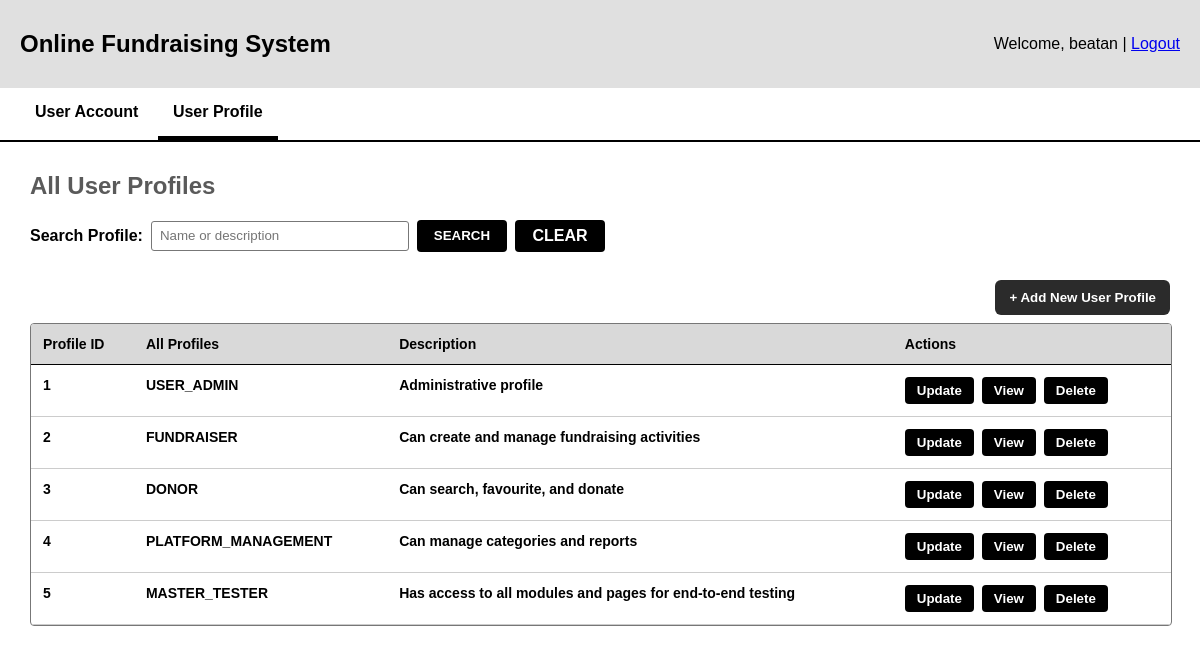
The app's page /profiles (signed in) with its own data.
### tables this page shows
CREATE TABLE user_profile (
    profile_id INTEGER PRIMARY KEY ,
    profile_name TEXT NOT NULL UNIQUE,
    profile_desc TEXT NOT NULL
);

### boundary/user_profile_routes.py (the view)
@user_profile_bp.route("/profiles")
@roles_required(USER_ADMIN)
def list_profiles():
    search_term = request.args.get("search", "")
    if "search" in request.args:
        if search_term.strip():
            controller = search_user_profile_controller()
            profiles = controller.searchProfiles(search_term)
        else:
            flash("Profile name or description needs to be provided.", "error")
            controller = view_user_profile_controller()
            profiles = controller.viewUserProfile()
    else:
        controller = view_user_profile_controller()
        profiles = controller.viewUserProfile()
    return render_template(
        "profiles/list_profiles.html",
        profiles = profiles,
        search_term = search_term
    )

### boundary/access_control.py (called while the page is built)
def roles_required(*allowed_profile_ids):
    def decorator(view_function):
        @wraps(view_function)
        def wrapped_view(*args, **kwargs):
            if not session.get("account_id"):
                flash("Please log in to continue.", "error")
                return redirect(url_for("auth.login"))
            profile_id = session.get("profile_id")
            if profile_id == MASTER_TESTER:
                return view_function(*args, **kwargs)
            if profile_id not in allowed_profile_ids:
                flash("You do not have permission to access this page.", "error")
                return redirect(url_for("home"))
            return view_function(*args, **kwargs)
        return wrapped_view
    return decorator

### control/view_user_profile_controller.py (called while the page is built)
    def viewUserProfile(self) -> List["UserProfile"]:
        return UserProfile.getAllProfiles()

### db.py (called while the page is built)
def get_connection():
    connection = sqlite3.connect(DB_PATH) #open database
    connection.row_factory = sqlite3.Row #Enable access to columns using name
    connection.execute("PRAGMA foreign_keys = ON") #enforce foreign keys
    return connection

### entity/user_profile.py (called while the page is built)
    @classmethod
    def fromRow(cls, row) -> "UserProfile":
        return cls(
            profileId = row["profile_id"],
            profileName = row["profile_name"],
            profileDescription= row["profile_desc"]
        )

    @classmethod
    def getAllProfiles(cls) -> List["UserProfile"]:
        connection = get_connection()
        cursor = connection.execute(
            """
            SELECT profile_id, profile_name, profile_desc
            FROM user_profile
            ORDER BY profile_id
            """
        )
        rows = cursor.fetchall()
        connection.close()
        return [cls.fromRow(row) for row in rows]

### templates/profiles/list_profiles.html (shortened to what this page needs)
<!DOCTYPE html>
<html>
<head>
</head>
<body>
    <div class="header">
        <h2>Online Fundraising System</h2>
        <div>Welcome, {{ session.get('user_name', 'Guest') }} | <a href="{{ url_for('auth.logout') }}">Logout</a></div>
    </div>
    <nav>
        <a href="{{ url_for('user_account.list_accounts') }}">User Account</a>
        <a href="{{ url_for('user_profile.list_profiles') }}" class="active">User Profile</a>
    </nav>
    <div class="main">
        <h2>All User Profiles</h2>
        <div class="search-row">
            <form method="get" action="{{ url_for('user_profile.list_profiles') }}">
                <label for="search">Search Profile:</label>
                <input
                    type="text"
                    id="search"
                    name="search"
                    placeholder="Name or description"
                    value="{{ search_term }}"
                >
                <button class="search-btn" type="submit">SEARCH</button>
                <a class="search-btn" href="{{ url_for('user_profile.list_profiles') }}">CLEAR</a>
            </form>
        </div>
        <div class="table-actions">
            <button class="add-btn" type="button" onclick="openCreateProfileModal()">+ Add New User Profile</button>
        </div>
        <div class="table-box">
            <table>
                <thead>
                    <tr>
                        <th>Profile ID</th>
                        <th>All Profiles</th>
                        <th>Description</th>
                        <th>Actions</th>
                    </tr>
                </thead>
                <tbody>
                    {% if profiles %}
                        {% for profile in profiles %}
                            <tr>
                                <td>{{ profile.profileId }}</td>
                                <td>{{ profile.profileName }}</td>
                                <td>{{ profile.profileDescription }}</td>
                                <td>
                                    <button
                                        class="action-btn"
                                        type="button"
                                        onclick='openUpdateProfileModal(
                                            {{ profile.profileId|tojson }},
                                            {{ profile.profileName|tojson }},
                                            {{ profile.profileDescription|tojson }}
                                        )'
                                    >Update</button>
                                    <button
                                        class="action-btn"
                                        type="button"
                                        onclick='openViewProfileModal(
                                            {{ profile.profileId|tojson }},
                                            {{ profile.profileName|tojson }},
                                            {{ profile.profileDescription|tojson }}
                                        )'
                                    >View</button>
                                    <button
                                        class="action-btn"
                                        type="button"
                                        onclick='openDeleteProfileModal({{ profile.profileId|tojson }}, {{ profile.profileName|tojson }})'
                                    >Delete</button>
                                </td>
                            </tr>
                        {% endfor %}
                    {% elif profiles == 0 %}
                        <tr>
                            <td class="empty-row" colspan="4">Search user profiles by name or description.</td>
                        </tr>
                    {% else %}
                        <tr>
                            <td class="empty-row" colspan="4">No user profiles found.</td>
                        </tr>
                    {% endif %}
                </tbody>
            </table>
        </div>
    </div>
</body>
</html>

### templates/profiles/list_profiles.html (style rules this page uses)
body { font-family: Arial, sans-serif; margin: 0; background: white; }
.header { background: #e0e0e0; padding: 10px 20px; display: flex; justify-content: space-between; align-items: center; }
nav { background: #fff; border-bottom: 2px solid #000; padding: 0 20px; }
nav a { text-decoration: none; color: black; padding: 15px; display: inline-block; font-weight: bold; }
nav a.active { border-bottom: 4px solid black; }
.main { padding: 30px; }
.main h2 { font-size: 24px; color: #5a5a5a; margin: 0 0 20px; }
.search-row { display: flex; align-items: center; gap: 8px; margin-bottom: 28px; }
.search-row form { display: flex; align-items: center; gap: 8px; flex-wrap: wrap; font-weight: bold; }
.search-row input { width: 240px; height: 28px; border: 1px solid #777; border-radius: 3px; padding: 0 8px; }
.search-btn { background: #000; color: white; border: none; border-radius: 4px; height: 32px; width: 90px; font-weight: bold; cursor: pointer; text-decoration: none; display: inline-flex; align-items: center; justify-content: center; }
.table-actions { display: flex; justify-content: flex-end; align-items: center; margin-bottom: 8px; }
.table-box { width: 100%; border: 1px solid #777; border-radius: 4px; overflow: hidden; }
table { width: 100%; border-collapse: collapse; font-size: 14px; }
thead { background: #d9d9d9; }
th { text-align: left; padding: 12px; border-bottom: 1px solid #000; }
td { padding: 12px; border-bottom: 1px solid #ccc; font-weight: bold; vertical-align: top; }
.action-btn { background: #000; color: white; border: none; border-radius: 4px; padding: 6px 12px; font-weight: bold; cursor: pointer; margin-right: 4px; text-decoration: none; display: inline-block; }
.add-btn { background: #2b2b2b; color: white; border: none; border-radius: 6px; padding: 10px 14px; font-weight: bold; cursor: pointer; text-decoration: none; display: inline-block; }

### records on screen
user_profile: profileId "1", profileName "USER_ADMIN", profileDescription "Administrative profile"
user_profile: profileId "2", profileName "FUNDRAISER", profileDescription "Can create and manage fundraising activities"
user_profile: profileId "3", profileName "DONOR", profileDescription "Can search, favourite, and donate"
user_profile: profileId "4", profileName "PLATFORM_MANAGEMENT", profileDescription "Can manage categories and reports"
user_profile: profileId "5", profileName "MASTER_TESTER", profileDescription "Has access to all modules and pages for end-to-end testing"

### other values on screen
{{ session.get('user_name', 'Guest') }} "beatan"
